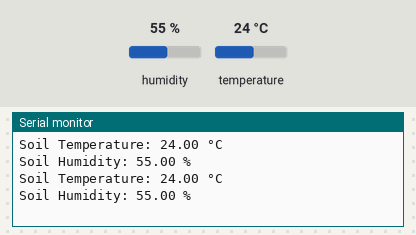
Simulated run of this sketch. Board: Arduino Uno, built with avr-gcc and run on an emulated ATmega328P. Shown: the last lines printed to the serial monitor. Inputs (shaded band) come from the test bench; at power-on: humidity 55 %, temperature 24 °C.

Above: at 2.8 s.
2.9 s: humidity set to 22 %
At 4.5 s:
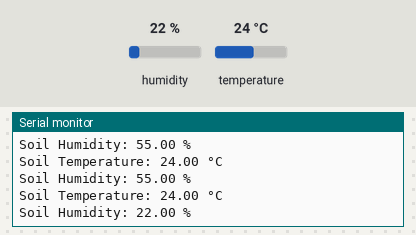
5.6 s: temperature set to 12 °C
At 7.6 s:
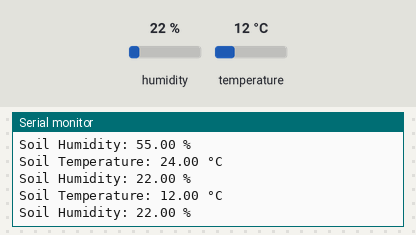
8.3 s: humidity set to 40 %
At 11.3 s:
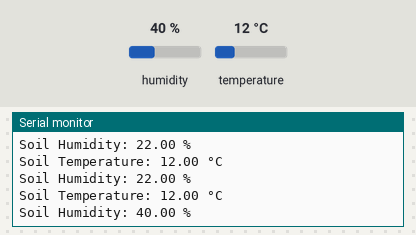
Timing chart, 0 to 12.8 s (numbered marks = the images above; inputs shaded):
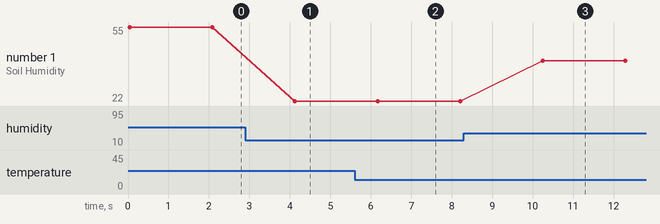

The sketch:

test.ino
```cpp
#include <Wire.h>
#include "Adafruit_SHT31.h"

Adafruit_SHT31 sht31 = Adafruit_SHT31();

void setup()
{
    // Initialize I2C communication
    Wire.begin();

    // Begin serial communication at 115200 baud rate
    Serial.begin(115200);

    // Initialize the SHT31 sensor
    if (!sht31.begin(0x44))
    {
        Serial.println("Could not find a valid SHT31 sensor, check wiring!");
        while (1)
            delay(1);
    }
}

void loop()
{
    // Read temperature and humidity from the sensor
    float temperature = sht31.readTemperature();
    float humidity = sht31.readHumidity();

    // Check if readings are valid, if they are NaN (not a number) then something went wrong!
    if (isnan(temperature) || isnan(humidity))
    {
        Serial.println("Failed to read from SHT31 sensor!");
    }
    else
    {
        Serial.print("Soil Temperature: ");
        Serial.print(temperature);
        Serial.println(" °C");
        Serial.print("Soil Humidity: ");
        Serial.print(humidity);
        Serial.println(" %");
    }

    // Delay between readings
    delay(2000);
}
```

Measured:
- after the input at 2.9 s, the serial monitor: prints a new line after 1.2 s (image 1)
- after the input at 5.6 s, the serial monitor: prints a new line after 0.57 s (image 2)
- after the input at 8.3 s, the serial monitor: prints a new line after 2.0 s (image 3)
- plotted number 1: 55 → 22 after the input at 2.9 s, 22 → 40 after the input at 8.3 s
